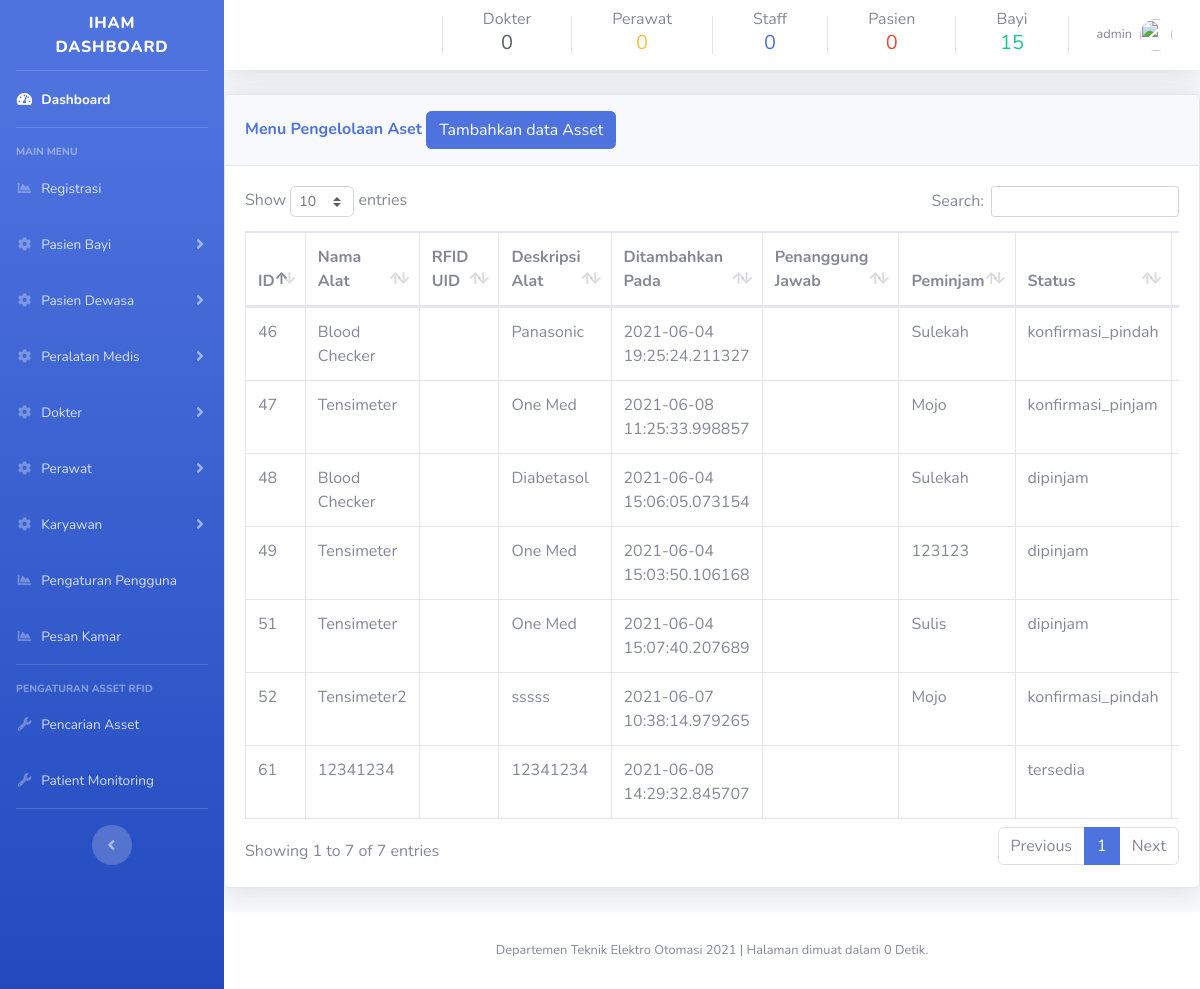
Screenshot of /admin/Tempat_Sampah/stataset.php (signed in) with the database file from the repository.
### tables this page shows
CREATE TABLE `tb_rfid` (
  `id` int(5) NOT NULL,
  `rfid_uid` varchar(50) NOT NULL,
  `nama_alat` varchar(50) NOT NULL,
  `deskripsi` varchar(50) NOT NULL DEFAULT current_timestamp(),
  `tanggal` datetime(6) NOT NULL DEFAULT current_timestamp(6) ON UPDATE current_timestamp(6),
  `penanggung_jawab` varchar(50) NOT NULL,
  `status_asset` varchar(30) NOT NULL,
  `peminjam` varchar(50) NOT NULL,
  `keterangan` varchar(50) NOT NULL
);

### admin/Tempat_Sampah/stataset.php (the view, shortened to what this page needs)
<?php
include('includes/header.php');
include('includes/navbar.php');
include('database/dbconfig.php')
?>
<div class="card shadow mb-4">
  <div class="card-header py-3">
    <h6 class="m-0 font-weight-bold text-primary">Menu Pengelolaan Aset
            <button type="button" class="btn btn-primary" data-toggle="modal" data-target="#tambahinaset">
              Tambahkan data Asset
            </button>
    </h6>
  </div>
<div class="card-body">
    <div class="table-responsive">
    <?php
    $query = "SELECT * FROM tb_rfid";
    $query_run = mysqli_query($connection, $query);
    ?>
      <table class="table table-bordered" id="dataaset" width="100%" cellspacing="0">
        <thead>
          <tr>
            <th>ID </th>
            <th>Nama Alat</th>
            <th>RFID UID</th>
            <th>Deskripsi Alat</th>
            <th>Ditambahkan Pada</th>
            <th>Penanggung Jawab</th>
            <th>Peminjam</th>
            <th>Status</th>
            <th>Ubah</th>
          </tr>
        </thead>
        <tbody>
        <?php
        if(mysqli_num_rows($query_run) > 0 )
        {
          while($row = mysqli_fetch_assoc($query_run))
          {
            ?>
          <tr>
          <td><?php echo $row['id']; ?></td>
            <td><?php echo $row['nama_alat']; ?></td>
            <td><?php echo $row['uid']; ?></td>
            <td><?php echo $row['deskripsi']; ?></td>
            <td><?php echo $row['tanggal']; ?></td>
            <td><?php echo $row['penanggung_jawab_bayi']; ?></td>
            <td><?php echo $row['peminjam']; ?></td>
            <td><?php echo $row['status_asset']; ?></td>
            <td>
            </td>
            </div>
            <div class="container-fluid">
          <?php
          }
        }
        else {
          echo "Data tidak ditemukan";
        }
        ?>
    </div>
  </div>
</div>
</div>
<?php
include('includes/scripts.php');
include('includes/footer.php');
?>

### rows the page displays
tb_rfid: id "46", nama_alat "Blood Checker", deskripsi "Panasonic", tanggal "2021-06-04 19:25:24.211327", peminjam "Sulekah", status_asset "konfirmasi_pindah"
tb_rfid: id "47", nama_alat "Tensimeter", deskripsi "One Med", tanggal "2021-06-08 11:25:33.998857", peminjam "Mojo", status_asset "konfirmasi_pinjam"
tb_rfid: id "48", nama_alat "Blood Checker", deskripsi "Diabetasol", tanggal "2021-06-04 15:06:05.073154", peminjam "Sulekah", status_asset "dipinjam"
tb_rfid: id "49", nama_alat "Tensimeter", deskripsi "One Med", tanggal "2021-06-04 15:03:50.106168", peminjam "123123", status_asset "dipinjam"
tb_rfid: id "51", nama_alat "Tensimeter", deskripsi "One Med", tanggal "2021-06-04 15:07:40.207689", peminjam "Sulis", status_asset "dipinjam"
tb_rfid: id "52", nama_alat "Tensimeter2", deskripsi "sssss", tanggal "2021-06-07 10:38:14.979265", peminjam "Mojo", status_asset "konfirmasi_pindah"
tb_rfid: id "61", nama_alat "12341234", deskripsi "12341234", tanggal "2021-06-08 14:29:32.845707", status_asset "tersedia"

### other values shown
$row "0"
$row "15"
$_SESSION['username'] "admin"
$total_time "0"
